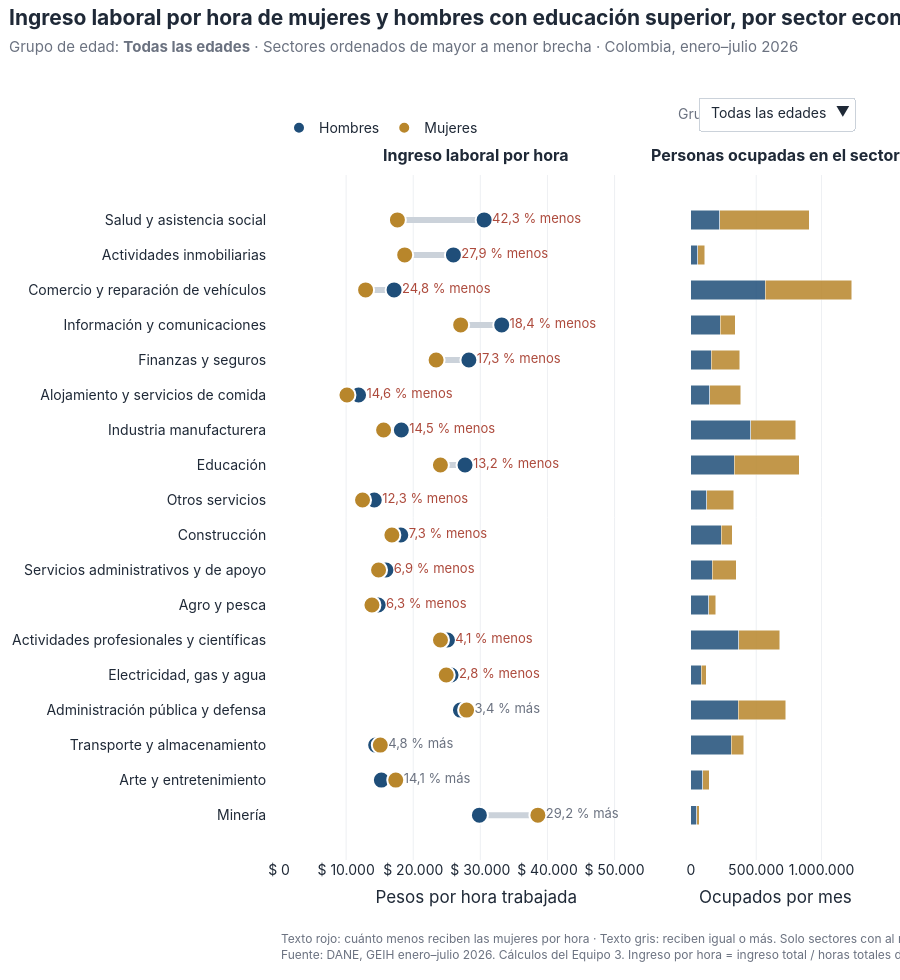

Source (notebook cell):
### Code cell
from plotly.subplots import make_subplots

# Fuente pensada para pantalla: se usa la primera que tenga instalada el computador que abre el HTML
FUENTE_TABLERO = "Inter, 'Segoe UI', Roboto, 'Helvetica Neue', Arial, sans-serif"
TRAZAS_POR_GRUPO = 6   # línea, hombres, mujeres, etiqueta de brecha, barra hombres, barra mujeres

limite_x = sectores[["hora_hombres", "hora_mujeres"]].max().max() * 1.25   # deja espacio a la etiqueta
limite_barras = sectores["ocupados_mes"].max() * 1.05


def texto_brecha(valor):
    return f"{pct(valor)} menos" if valor > 0 else f"{pct(-valor)} más"


def orden_sectores(grupo):
    # Plotly dibuja la primera categoría abajo: se ordena de menor a mayor para que la mayor brecha quede arriba
    return sectores[sectores["grupo"] == grupo].sort_values("brecha")["sector"].tolist()


fig = make_subplots(rows=1, cols=2, shared_yaxes=True, column_widths=[0.7, 0.3],
                    horizontal_spacing=0.03,
                    subplot_titles=("<b>Ingreso laboral por hora</b>",
                                    "<b>Personas ocupadas en el sector</b>"))

for i, grupo in enumerate(grupos_menu):
    t = sectores[sectores["grupo"] == grupo]
    visible = i == 0

    # Línea que une a hombres y mujeres de cada sector
    xs, ys = [], []
    for _, fila in t.iterrows():
        xs += [fila["hora_mujeres"], fila["hora_hombres"], None]
        ys += [fila["sector"], fila["sector"], None]
    fig.add_trace(go.Scatter(x=xs, y=ys, mode="lines", line=dict(color="#CBD2DA", width=6),
                             hoverinfo="skip", showlegend=False, visible=visible), 1, 1)

    # Puntos de hombres y de mujeres, con todo el detalle en el cursor
    for sexo, col_hora, col_mes, col_n in [("Hombre", "hora_hombres", "mes_hombres", "n_hombres"),
                                           ("Mujer", "hora_mujeres", "mes_mujeres", "n_mujeres")]:
        detalle = np.column_stack([
            t["sector"], t[col_hora].map(miles), t[col_mes].map(miles), t[col_n].map(miles),
            t["brecha"].map(texto_brecha), t["pct_mujeres"].map(lambda v: pct(v, 0)),
        ])
        extra = ("Frente a los hombres del sector: <b>%{customdata[4]}</b> por hora<br>"
                 if sexo == "Mujer" else "")
        fig.add_trace(go.Scatter(
            x=t[col_hora], y=t["sector"], mode="markers", name={"Hombre": "Hombres", "Mujer": "Mujeres"}[sexo],
            legendgroup=sexo, showlegend=visible, visible=visible,
            marker=dict(size=17, color=COLORES[sexo], line=dict(color="white", width=2)),
            customdata=detalle,
            hovertemplate=(
                "<b>%{customdata[0]}</b><br>"
                f"<span style='color:{COLORES[sexo]}'><b>{'Hombres' if sexo == 'Hombre' else 'Mujeres'} "
                "con educación superior</b></span><br><br>"
                "Por hora: <b>$ %{customdata[1]}</b><br>"
                "Al mes (promedio): $ %{customdata[2]}<br>"
                + extra +
                "<br><span style='color:#6B7280'>Mujeres entre los ocupados del sector: %{customdata[5]}<br>"
                "Personas en la muestra: %{customdata[3]}</span><extra></extra>"
            ),
        ), 1, 1)

    # Etiqueta de la brecha al final de cada fila
    fig.add_trace(go.Scatter(
        x=t[["hora_hombres", "hora_mujeres"]].max(axis=1) + limite_x * 0.02, y=t["sector"],
        mode="text", text=t["brecha"].map(texto_brecha), textposition="middle right",
        textfont=dict(size=13, color=np.where(t["brecha"] > 0, ACENTO, NEUTRO).tolist()),
        hoverinfo="skip", showlegend=False, visible=visible), 1, 1)

    # Tamaño del sector: ocupados con educación superior por sexo (barras apiladas)
    for sexo, columna in [("Hombre", "ocupados_hombres"), ("Mujer", "ocupados_mujeres")]:
        fig.add_trace(go.Bar(
            x=t[columna], y=t["sector"], orientation="h", marker_color=COLORES[sexo], opacity=0.85,
            legendgroup=sexo, showlegend=False, visible=visible,
            customdata=np.column_stack([t["sector"], t[columna].map(miles), t["pct_mujeres"].map(lambda v: pct(v, 0))]),
            hovertemplate=("<b>%{customdata[0]}</b><br>"
                           f"{'Hombres' if sexo == 'Hombre' else 'Mujeres'} ocupados con educación superior: "
                           "<b>%{customdata[1]}</b> por mes<br>"
                           "Mujeres en el sector: %{customdata[2]}<extra></extra>"),
        ), 1, 2)


def titulo(grupo):
    return ("<b>Ingreso laboral por hora de mujeres y hombres con educación superior, por sector económico</b>"
            f"<br><span style='font-size:15px;color:{NEUTRO}'>Grupo de edad: <b>{grupo}</b> · "
            "Sectores ordenados de mayor a menor brecha · Colombia, enero–julio 2026</span>")


botones = []
for i, grupo in enumerate(grupos_menu):
    visibles = [False] * (TRAZAS_POR_GRUPO * len(grupos_menu))
    visibles[i * TRAZAS_POR_GRUPO:(i + 1) * TRAZAS_POR_GRUPO] = [True] * TRAZAS_POR_GRUPO
    leyenda = [v and (k % TRAZAS_POR_GRUPO in (1, 2)) for k, v in enumerate(visibles)]
    orden = orden_sectores(grupo)
    botones.append(dict(label=grupo, method="update",
                        args=[{"visible": visibles, "showlegend": leyenda},
                              {"title.text": titulo(grupo),
                               "yaxis.categoryarray": orden, "yaxis2.categoryarray": orden}]))

fig.update_layout(
    template="plotly_white", height=980, barmode="stack",
    font=dict(family=FUENTE_TABLERO, size=14, color="#1F2937"),
    title=dict(text=titulo(grupos_menu[0]), x=0.01, xanchor="left", y=0.975, font=dict(size=21)),
    separators=",.",
    legend=dict(orientation="h", x=0, xanchor="left", y=1.045, yanchor="bottom",
                font=dict(size=14), itemsizing="constant", title_text=""),
    updatemenus=[dict(buttons=botones, direction="down", x=1, xanchor="right", y=1.06,
                      yanchor="bottom", showactive=True, bgcolor="white", bordercolor="#CBD2DA",
                      font=dict(size=14), pad=dict(r=6, t=4, b=4, l=6))],
    margin=dict(t=175, b=120, l=40, r=40),
    hoverlabel=dict(bgcolor="white", bordercolor="#CBD2DA", font=dict(family=FUENTE_TABLERO, size=14)),
    bargap=0.45,
)
fig.update_yaxes(type="category", categoryorder="array", categoryarray=orden_sectores(grupos_menu[0]),
                 tickfont=dict(size=14), ticksuffix="   ", showgrid=False)
fig.update_xaxes(row=1, col=1, range=[0, limite_x], tickprefix="$ ", tickformat=",.0f",
                 title=dict(text="Pesos por hora trabajada", standoff=14), gridcolor="#EEF0F3", zeroline=False)
fig.update_xaxes(row=1, col=2, range=[0, limite_barras], tickformat=",.0f",
                 title=dict(text="Ocupados por mes", standoff=14), gridcolor="#EEF0F3", zeroline=False)
fig.update_annotations(font=dict(size=16), yshift=8)   # títulos de los dos paneles

fig.add_annotation(text="Grupo de edad", x=0.86, xref="paper", xanchor="right", y=1.075, yref="paper",
                   yanchor="bottom", showarrow=False, font=dict(size=14, color=NEUTRO))
fig.add_annotation(
    text=("Texto rojo: cuánto menos reciben las mujeres por hora · Texto gris: reciben igual o más. "
          "Solo sectores con al menos 50 hombres y 50 mujeres en la muestra.<br>" + FUENTE +
          " Ingreso por hora = ingreso total / horas totales del grupo, ponderado con FEX_C18."),
    x=0, xref="paper", y=-0.1, yref="paper", xanchor="left", yanchor="top", showarrow=False,
    align="left", font=dict(size=12, color=NEUTRO))

fig.write_html(CARPETA_HTML / "Equipo3_Proyecto3_Plotly_Sectores.html", include_plotlyjs=True,
               config={"displaylogo": False, "responsive": True})
fig.show()
